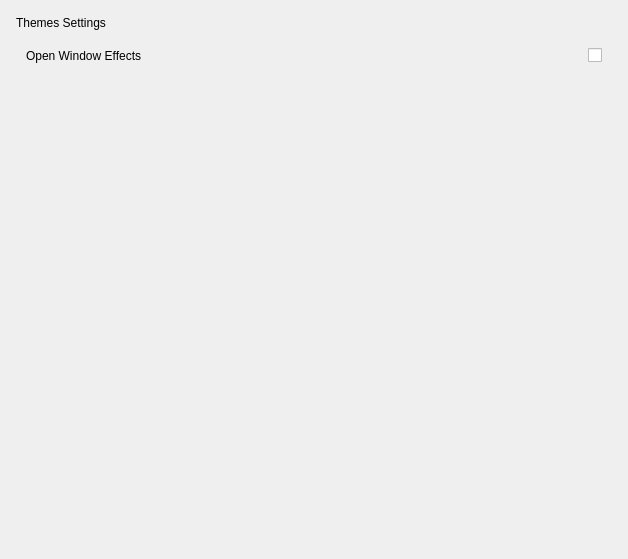
<?xml version="1.0" encoding="UTF-8"?>
<ui version="4.0">
 <class>ThemePage</class>
 <widget class="QWidget" name="ThemePage">
  <property name="geometry">
   <rect>
    <x>0</x>
    <y>0</y>
    <width>628</width>
    <height>559</height>
   </rect>
  </property>
  <property name="windowTitle">
   <string>Form</string>
  </property>
  <layout class="QVBoxLayout" name="verticalLayout">
   <property name="spacing">
    <number>24</number>
   </property>
   <property name="leftMargin">
    <number>16</number>
   </property>
   <property name="topMargin">
    <number>16</number>
   </property>
   <property name="rightMargin">
    <number>16</number>
   </property>
   <property name="bottomMargin">
    <number>40</number>
   </property>
   <item>
    <widget class="QStackedWidget" name="stackedWidget">
     <property name="currentIndex">
      <number>0</number>
     </property>
     <widget class="QWidget" name="page_theme">
      <layout class="QVBoxLayout" name="verticalLayout_2">
       <property name="spacing">
        <number>16</number>
       </property>
       <property name="leftMargin">
        <number>0</number>
       </property>
       <property name="topMargin">
        <number>0</number>
       </property>
       <property name="rightMargin">
        <number>0</number>
       </property>
       <property name="bottomMargin">
        <number>0</number>
       </property>
       <item>
        <widget class="QWidget" name="widget_themes" native="true">
         <property name="sizePolicy">
          <sizepolicy hsizetype="Preferred" vsizetype="Minimum">
           <horstretch>0</horstretch>
           <verstretch>0</verstretch>
          </sizepolicy>
         </property>
         <layout class="QVBoxLayout" name="verticalLayout_3">
          <property name="spacing">
           <number>10</number>
          </property>
          <property name="leftMargin">
           <number>0</number>
          </property>
          <property name="topMargin">
           <number>0</number>
          </property>
          <property name="rightMargin">
           <number>0</number>
          </property>
          <property name="bottomMargin">
           <number>0</number>
          </property>
          <item>
           <widget class="QLabel" name="label_theme">
            <property name="text">
             <string>Themes Settings</string>
            </property>
           </widget>
          </item>
          <item>
           <layout class="QGridLayout" name="gridLayout_themes">
            <property name="sizeConstraint">
             <enum>QLayout::SetDefaultConstraint</enum>
            </property>
            <property name="horizontalSpacing">
             <number>24</number>
            </property>
            <property name="verticalSpacing">
             <number>0</number>
            </property>
           </layout>
          </item>
         </layout>
        </widget>
       </item>
       <item>
        <layout class="QVBoxLayout" name="verticalLayout_4">
         <property name="spacing">
          <number>10</number>
         </property>
         <item>
          <layout class="QVBoxLayout" name="verticalLayout_choose_widget">
           <property name="spacing">
            <number>16</number>
           </property>
          </layout>
         </item>
        </layout>
       </item>
       <item>
        <widget class="QWidget" name="widget_effects" native="true">
         <layout class="QHBoxLayout" name="horizontalLayout">
          <property name="spacing">
           <number>0</number>
          </property>
          <property name="leftMargin">
           <number>10</number>
          </property>
          <property name="topMargin">
           <number>0</number>
          </property>
          <property name="rightMargin">
           <number>10</number>
          </property>
          <property name="bottomMargin">
           <number>0</number>
          </property>
          <item>
           <widget class="QLabel" name="label_open_special_effects">
            <property name="sizePolicy">
             <sizepolicy hsizetype="Preferred" vsizetype="Preferred">
              <horstretch>0</horstretch>
              <verstretch>0</verstretch>
             </sizepolicy>
            </property>
            <property name="text">
             <string>Open Window Effects</string>
            </property>
           </widget>
          </item>
          <item>
           <spacer name="horizontalSpacer">
            <property name="orientation">
             <enum>Qt::Horizontal</enum>
            </property>
            <property name="sizeHint" stdset="0">
             <size>
              <width>455</width>
              <height>20</height>
             </size>
            </property>
           </spacer>
          </item>
          <item>
           <widget class="KiranSwitchButton" name="checkBox_special_effects">
            <property name="text">
             <string/>
            </property>
           </widget>
          </item>
         </layout>
        </widget>
       </item>
       <item>
        <spacer name="verticalSpacer">
         <property name="orientation">
          <enum>Qt::Vertical</enum>
         </property>
         <property name="sizeHint" stdset="0">
          <size>
           <width>20</width>
           <height>323</height>
          </size>
         </property>
        </spacer>
       </item>
      </layout>
     </widget>
     <widget class="QWidget" name="page_icon"/>
     <widget class="QWidget" name="page_cursor"/>
    </widget>
   </item>
   <item>
    <spacer name="verticalSpacer_2">
     <property name="orientation">
      <enum>Qt::Vertical</enum>
     </property>
     <property name="sizeHint" stdset="0">
      <size>
       <width>20</width>
       <height>40</height>
      </size>
     </property>
    </spacer>
   </item>
  </layout>
 </widget>
 <customwidgets>
  <customwidget>
   <class>KiranSwitchButton</class>
   <extends>QCheckBox</extends>
   <header location="global">kiranwidgets-qt5/kiran-switch-button.h</header>
  </customwidget>
 </customwidgets>
 <resources/>
 <connections/>
</ui>
